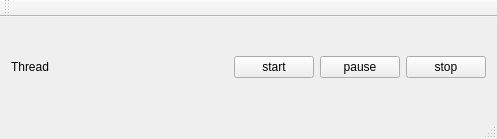
<?xml version="1.0" encoding="UTF-8"?>
<ui version="4.0">
 <class>MainWindow</class>
 <widget class="QMainWindow" name="MainWindow">
  <property name="geometry">
   <rect>
    <x>0</x>
    <y>0</y>
    <width>497</width>
    <height>139</height>
   </rect>
  </property>
  <property name="windowTitle">
   <string>MainWindow</string>
  </property>
  <widget class="QWidget" name="centralWidget">
   <layout class="QHBoxLayout" name="horizontalLayout_2">
    <item>
     <layout class="QHBoxLayout" name="horizontalLayout">
      <item>
       <widget class="QLabel" name="label">
        <property name="text">
         <string>Thread</string>
        </property>
       </widget>
      </item>
      <item>
       <spacer name="horizontalSpacer">
        <property name="orientation">
         <enum>Qt::Horizontal</enum>
        </property>
        <property name="sizeHint" stdset="0">
         <size>
          <width>40</width>
          <height>20</height>
         </size>
        </property>
       </spacer>
      </item>
      <item>
       <widget class="QPushButton" name="pushButton">
        <property name="text">
         <string>start</string>
        </property>
       </widget>
      </item>
      <item>
       <widget class="QPushButton" name="pushButton_3">
        <property name="text">
         <string>pause</string>
        </property>
       </widget>
      </item>
      <item>
       <widget class="QPushButton" name="pushButton_2">
        <property name="text">
         <string>stop</string>
        </property>
       </widget>
      </item>
     </layout>
    </item>
   </layout>
  </widget>
  <widget class="QMenuBar" name="menuBar">
   <property name="geometry">
    <rect>
     <x>0</x>
     <y>0</y>
     <width>497</width>
     <height>31</height>
    </rect>
   </property>
  </widget>
  <widget class="QToolBar" name="mainToolBar">
   <attribute name="toolBarArea">
    <enum>TopToolBarArea</enum>
   </attribute>
   <attribute name="toolBarBreak">
    <bool>false</bool>
   </attribute>
  </widget>
  <widget class="QStatusBar" name="statusBar"/>
 </widget>
 <layoutdefault spacing="6" margin="11"/>
 <resources/>
 <connections/>
</ui>
